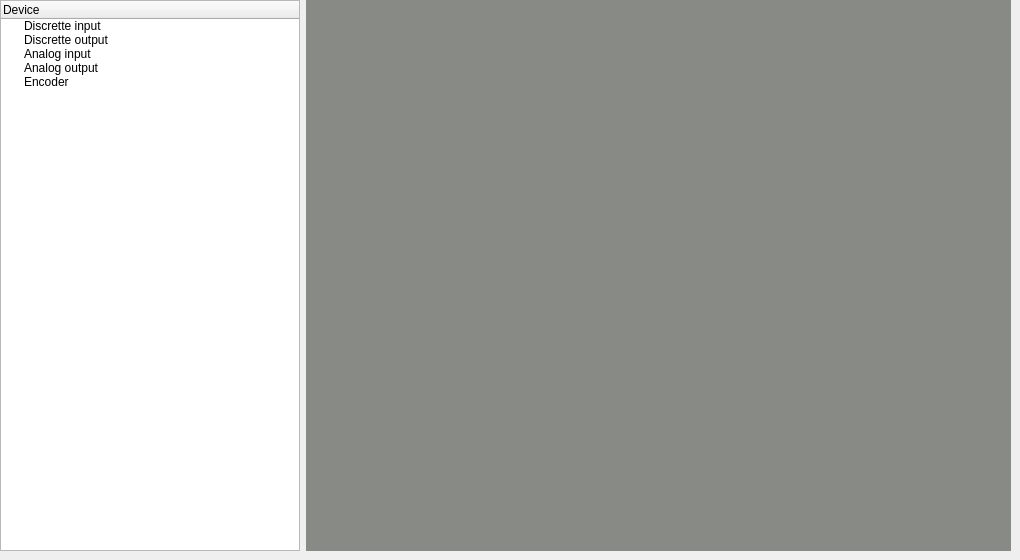
    <widget class="QWidget" name="tab_5">
     <attribute name="title">
      <string>Оси</string>
     </attribute>
     <widget class="QWidget" name="widget_6" native="true">
      <property name="geometry">
       <rect>
        <x>0</x>
        <y>0</y>
        <width>1011</width>
        <height>551</height>
       </rect>
      </property>
      <layout class="QHBoxLayout" name="horizontalLayout_9">
       <item>
        <widget class="QTreeWidget" name="deviceTypeTree">
         <property name="maximumSize">
          <size>
           <width>300</width>
           <height>16777215</height>
          </size>
         </property>
         <column>
          <property name="text">
           <string>Device</string>
          </property>
         </column>
         <item>
          <property name="text">
           <string>Discrette input</string>
          </property>
         </item>
         <item>
          <property name="text">
           <string>Discrette output</string>
          </property>
         </item>
         <item>
          <property name="text">
           <string>Analog input</string>
          </property>
         </item>
         <item>
          <property name="text">
           <string>Analog output</string>
          </property>
         </item>
         <item>
          <property name="text">
           <string>Encoder</string>
          </property>
         </item>
        </widget>
       </item>
       <item>
        <widget class="QWidget" name="pnlTest" native="true">
         <property name="palette">
          <palette>
           <active>
            <colorrole role="Button">
             <brush brushstyle="SolidPattern">
              <color alpha="255">
               <red>233</red>
               <green>185</green>
               <blue>110</blue>
              </color>
             </brush>
            </colorrole>
            <colorrole role="Base">
             <brush brushstyle="SolidPattern">
              <color alpha="255">
               <red>255</red>
               <green>255</green>
               <blue>255</blue>
              </color>
             </brush>
            </colorrole>
            <colorrole role="Window">
             <brush brushstyle="SolidPattern">
              <color alpha="255">
               <red>136</red>
               <green>138</green>
               <blue>133</blue>
              </color>
             </brush>
            </colorrole>
           </active>
           <inactive>
            <colorrole role="Button">
             <brush brushstyle="SolidPattern">
              <color alpha="255">
               <red>233</red>
               <green>185</green>
               <blue>110</blue>
              </color>
             </brush>
            </colorrole>
            <colorrole role="Base">
             <brush brushstyle="SolidPattern">
              <color alpha="255">
               <red>255</red>
               <green>255</green>
               <blue>255</blue>
              </color>
             </brush>
            </colorrole>
            <colorrole role="Window">
             <brush brushstyle="SolidPattern">
              <color alpha="255">
               <red>136</red>
               <green>138</green>
               <blue>133</blue>
              </color>
             </brush>
            </colorrole>
           </inactive>
           <disabled>
            <colorrole role="Button">
             <brush brushstyle="SolidPattern">
              <color alpha="255">
               <red>233</red>
               <green>185</green>
               <blue>110</blue>
              </color>
             </brush>
            </colorrole>
            <colorrole role="Base">
             <brush brushstyle="SolidPattern">
              <color alpha="255">
               <red>136</red>
               <green>138</green>
               <blue>133</blue>
              </color>
             </brush>
            </colorrole>
            <colorrole role="Window">
             <brush brushstyle="SolidPattern">
              <color alpha="255">
               <red>136</red>
               <green>138</green>
               <blue>133</blue>
              </color>
             </brush>
            </colorrole>
           </disabled>
          </palette>
         </property>
         <property name="autoFillBackground">
          <bool>true</bool>
         </property>
         <layout class="QGridLayout" name="gridLayout_5"/>
        </widget>
       </item>
      </layout>
     </widget>
    </widget>
